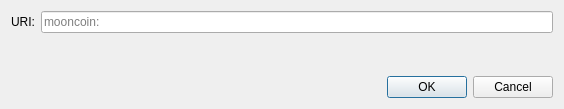
<?xml version="1.0" encoding="UTF-8"?>
<ui version="4.0">
 <class>OpenURIDialog</class>
 <widget class="QDialog" name="OpenURIDialog">
  <property name="geometry">
   <rect>
    <x>0</x>
    <y>0</y>
    <width>564</width>
    <height>109</height>
   </rect>
  </property>
  <property name="windowTitle">
   <string>Open mooncoin URI</string>
  </property>
  <layout class="QVBoxLayout" name="verticalLayout">
   <item>
    <layout class="QHBoxLayout" name="horizontalLayout">
     <item>
      <widget class="QLabel" name="label">
       <property name="text">
        <string>URI:</string>
       </property>
      </widget>
     </item>
     <item>
      <widget class="QValidatedLineEdit" name="uriEdit">
       <property name="placeholderText">
        <string notr="true">mooncoin:</string>
       </property>
      </widget>
     </item>
    </layout>
   </item>
   <item>
    <spacer name="verticalSpacer">
     <property name="orientation">
      <enum>Qt::Vertical</enum>
     </property>
     <property name="sizeHint" stdset="0">
      <size>
       <width>20</width>
       <height>40</height>
      </size>
     </property>
    </spacer>
   </item>
   <item>
    <widget class="QDialogButtonBox" name="buttonBox">
     <property name="orientation">
      <enum>Qt::Horizontal</enum>
     </property>
     <property name="standardButtons">
      <set>QDialogButtonBox::Cancel|QDialogButtonBox::Ok</set>
     </property>
    </widget>
   </item>
  </layout>
 </widget>
 <customwidgets>
  <customwidget>
   <class>QValidatedLineEdit</class>
   <extends>QLineEdit</extends>
   <header>qt/qvalidatedlineedit.h</header>
  </customwidget>
 </customwidgets>
 <resources/>
 <connections>
  <connection>
   <sender>buttonBox</sender>
   <signal>accepted()</signal>
   <receiver>OpenURIDialog</receiver>
   <slot>accept()</slot>
   <hints>
    <hint type="sourcelabel">
     <x>248</x>
     <y>254</y>
    </hint>
    <hint type="destinationlabel">
     <x>157</x>
     <y>274</y>
    </hint>
   </hints>
  </connection>
  <connection>
   <sender>buttonBox</sender>
   <signal>rejected()</signal>
   <receiver>OpenURIDialog</receiver>
   <slot>reject()</slot>
   <hints>
    <hint type="sourcelabel">
     <x>316</x>
     <y>260</y>
    </hint>
    <hint type="destinationlabel">
     <x>286</x>
     <y>274</y>
    </hint>
   </hints>
  </connection>
 </connections>
</ui>
